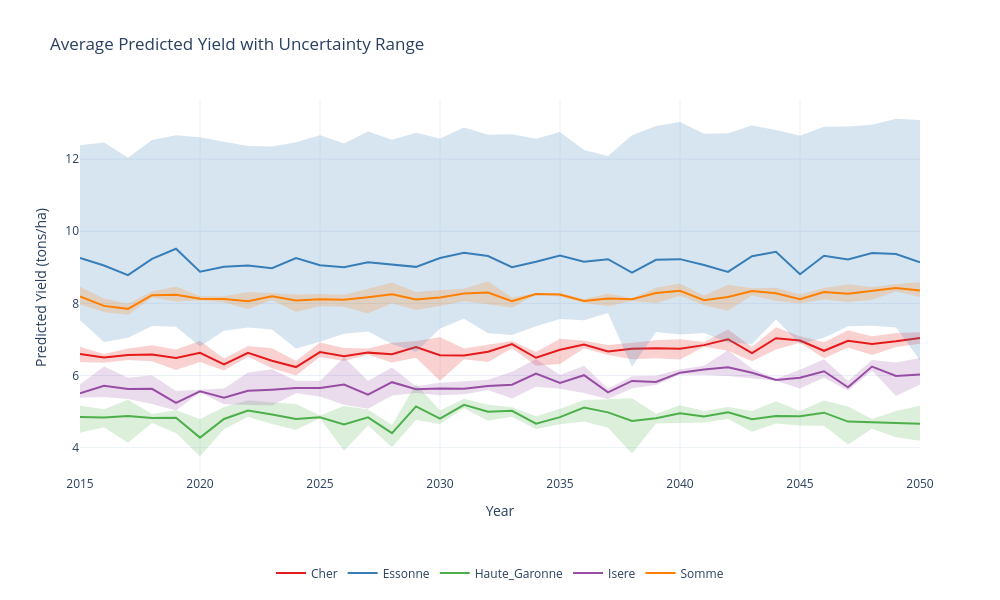

Notebook cell for this chart:
### Code cell
# Calculate the mean, maximum, and minimum predicted yield for each year across scenarios
df_mean_max_min = df_combined.groupby(['year', 'department']).agg(
    mean_predicted_yield=('predicted_yield', 'mean'),
    max_predicted_yield=('predicted_yield', 'max'),
    min_predicted_yield=('predicted_yield', 'min')
).reset_index()

# Define a color palette for departments
department_colors = {dept: color for dept, color in zip(df_mean_max_min['department'].unique(), qualitative.Set1)}

# Plot the mean curve with a shaded area for the maxima and minima
fig = go.Figure()

# Add the mean predicted yield curve
for department in df_mean_max_min['department'].unique():
    dept_data = df_mean_max_min[df_mean_max_min['department'] == department]
    fig.add_trace(go.Scatter(
        x=dept_data['year'],
        y=dept_data['mean_predicted_yield'],
        mode='lines',
        name=f"{department}",
        line=dict(color=department_colors[department])
    ))

    # Add the shaded area for the maxima and minima
    fig.add_trace(go.Scatter(
        x=pd.concat([dept_data['year'], dept_data['year'][::-1]]),
        y=pd.concat([dept_data['max_predicted_yield'], dept_data['min_predicted_yield'][::-1]]),
        fill='toself',
        fillcolor=department_colors[department].replace('rgb', 'rgba').replace(')', ', 0.2)'),  # Add transparency
        line=dict(color='rgba(255,255,255,0)'),
        hoverinfo="skip",
        showlegend=False
    ))

# Update layout
fig.update_layout(
    title="Average Predicted Yield with Uncertainty Range",
    xaxis_title="Year",
    yaxis_title="Predicted Yield (tons/ha)",
    template="plotly_white",
    legend=dict(
        orientation="h",  # Horizontal legend
        yanchor="bottom",
        y=-0.3,  # Move legend below the plot
        xanchor="center",
        x=0.5
    )
)

# Increase the figure size to reduce compression
fig.update_layout(width=1000, height=600)

fig.write_image("predicted_yield_mean_uncertainty.png")
fig.show()
